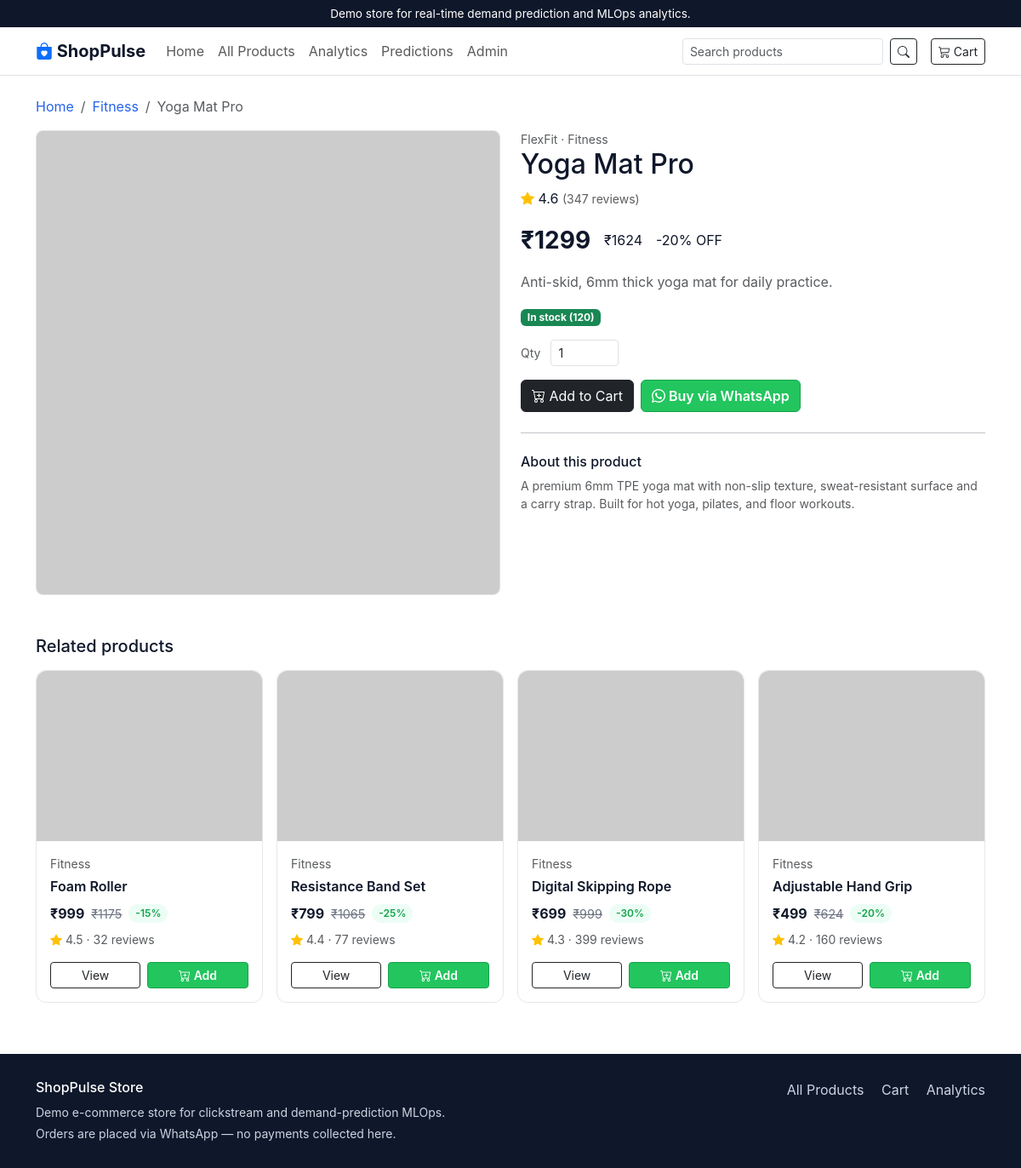
The app's page /product/yoga-mat-pro with its own data.
### models.py (models this page shows, shortened)
class Product(db.Model):
    __tablename__ = "products"
    id = db.Column(db.Integer, primary_key=True)
    sku = db.Column(db.String(64), unique=True, nullable=False, index=True)
    name = db.Column(db.String(200), nullable=False)
    slug = db.Column(db.String(220), unique=True, nullable=False, index=True)
    category = db.Column(db.String(80), nullable=False, index=True)
    subcategory = db.Column(db.String(80))
    brand = db.Column(db.String(80))
    description = db.Column(db.Text)
    short_description = db.Column(db.String(300))
    price = db.Column(db.Float, nullable=False)
    compare_at_price = db.Column(db.Float)
    discount_percent = db.Column(db.Integer, default=0)
    stock_quantity = db.Column(db.Integer, default=0)
    image_url = db.Column(db.String(400))
    rating = db.Column(db.Float, default=0.0)
    review_count = db.Column(db.Integer, default=0)
    is_featured = db.Column(db.Boolean, default=False)
    is_active = db.Column(db.Boolean, default=True)
    created_at = db.Column(db.DateTime, default=datetime.utcnow)
    updated_at = db.Column(db.DateTime, default=datetime.utcnow, onupdate=datetime.utcnow)

### app.py (the view)
    @app.route("/product/<slug>")
    def product_detail(slug):
        p = Product.query.filter_by(slug=slug, is_active=True).first()
        if not p:
            abort(404)
        related = (
            Product.query.filter(
                Product.category == p.category,
                Product.id != p.id,
                Product.is_active.is_(True),
            )
            .order_by(Product.rating.desc())
            .limit(4)
            .all()
        )
        return render_template("product_detail.html", product=p, related=related,
                               whatsapp_number=app.config["WHATSAPP_NUMBER"])

### templates/product_detail.html (shortened to what this page needs)
{% extends 'base.html' %}
{% block content %}
<nav aria-label="breadcrumb">
  <ol class="breadcrumb small">
    <li class="breadcrumb-item"><a href="{{ url_for('index') }}">Home</a></li>
    <li class="breadcrumb-item">
      <a href="{{ url_for('category', slug=product.category | lower | replace(' ', '-')) }}">{{ product.category }}</a>
    </li>
    <li class="breadcrumb-item active">{{ product.name }}</li>
  </ol>
</nav>
<div class="row g-4">
  <div class="col-md-6">
    <img src="{{ product.image_url }}" alt="{{ product.name }}" class="img-fluid rounded-3 border">
  </div>
  <div class="col-md-6">
    <div class="text-muted small">{{ product.brand }} &middot; {{ product.category }}</div>
    <h2 class="mb-2">{{ product.name }}</h2>
    <div class="mb-2">
      <i class="bi bi-star-fill text-warning"></i> {{ "%.1f"|format(product.rating or 0) }}
      <span class="text-muted small">({{ product.review_count }} reviews)</span>
    </div>
    <div class="d-flex align-items-center gap-3 my-3">
      <span class="fs-3 fw-bold">₹{{ product.price | int }}</span>
      {% if product.compare_at_price %}
        <span class="compare">₹{{ product.compare_at_price | int }}</span>
      {% endif %}
      {% if product.discount_percent %}
        <span class="discount-pill">-{{ product.discount_percent }}% OFF</span>
      {% endif %}
    </div>
    <p class="text-muted">{{ product.short_description }}</p>
    <div class="mb-3">
      {% if product.stock_quantity > 0 %}
        <span class="badge text-bg-success">In stock ({{ product.stock_quantity }})</span>
      {% else %}
        <span class="badge text-bg-danger">Out of stock</span>
      {% endif %}
    </div>
    <div class="d-flex align-items-center gap-2 mb-3">
      <label class="small text-muted me-1">Qty</label>
      <input type="number" id="qty" class="form-control form-control-sm" style="width: 80px;" value="1" min="1" max="{{ product.stock_quantity or 1 }}">
    </div>
    <div class="d-flex gap-2 flex-wrap">
      <button class="btn btn-dark"
              data-add-to-cart
              data-product-id="{{ product.id }}"
              data-product-sku="{{ product.sku }}"
              data-product-name="{{ product.name }}"
              data-product-slug="{{ product.slug }}"
              data-product-price="{{ product.price }}"
              data-product-image="{{ product.image_url }}"
              data-product-category="{{ product.category }}"
              data-qty-from="#qty">
        <i class="bi bi-cart-plus"></i> Add to Cart
      </button>
      <button class="btn btn-wa" id="buyOnWhatsApp"
              data-product-id="{{ product.id }}"
              data-product-name="{{ product.name }}"
              data-product-price="{{ product.price }}">
        <i class="bi bi-whatsapp"></i> Buy via WhatsApp
      </button>
    </div>
    <hr class="my-4">
    <h6>About this product</h6>
    <p class="text-muted small">{{ product.description }}</p>
  </div>
</div>
{% if related %}
<section class="mt-5">
  <h5 class="mb-3">Related products</h5>
  <div class="row g-3">
    {% for product in related %}
      <div class="col-12 col-sm-6 col-md-3"
           data-track-impression
           data-product-id="{{ product.id }}"
           data-product-sku="{{ product.sku }}"
           data-product-category="{{ product.category }}"
           data-related="1">
        {% include 'partials/product_card.html' %}
      </div>
    {% endfor %}
  </div>
</section>
{% endif %}
{% endblock %}

### templates/partials/product_card.html
<div class="card-product d-flex flex-column">
  <a href="{{ url_for('product_detail', slug=product.slug) }}"
     class="text-decoration-none text-reset"
     data-track-product-click
     data-product-id="{{ product.id }}"
     data-product-sku="{{ product.sku }}"
     data-product-category="{{ product.category }}">
    <img src="{{ product.image_url }}" alt="{{ product.name }}" class="product-img">
  </a>
  <div class="p-3 d-flex flex-column flex-grow-1">
    <div class="small text-muted mb-1">{{ product.category }}</div>
    <a class="text-reset text-decoration-none mb-2" href="{{ url_for('product_detail', slug=product.slug) }}">
      <div class="fw-semibold">{{ product.name }}</div>
    </a>
    <div class="d-flex align-items-center gap-2 mb-2">
      <span class="price">₹{{ product.price | int }}</span>
      {% if product.compare_at_price %}
        <span class="compare">₹{{ product.compare_at_price | int }}</span>
      {% endif %}
      {% if product.discount_percent %}
        <span class="discount-pill">-{{ product.discount_percent }}%</span>
      {% endif %}
    </div>
    <div class="small text-muted mb-3">
      <i class="bi bi-star-fill text-warning"></i> {{ "%.1f"|format(product.rating or 0) }}
      &middot; {{ product.review_count }} reviews
    </div>
    <div class="mt-auto d-flex gap-2">
      <a href="{{ url_for('product_detail', slug=product.slug) }}" class="btn btn-sm btn-outline-dark flex-grow-1">View</a>
      <button type="button" class="btn btn-sm btn-wa flex-grow-1"
              data-add-to-cart
              data-product-id="{{ product.id }}"
              data-product-sku="{{ product.sku }}"
              data-product-name="{{ product.name }}"
              data-product-slug="{{ product.slug }}"
              data-product-price="{{ product.price }}"
              data-product-image="{{ product.image_url }}"
              data-product-category="{{ product.category }}">
        <i class="bi bi-cart-plus"></i> Add
      </button>
    </div>
  </div>
</div>

### static/css/style.css (style rules this page uses)
:root { --sp-navy: #0f172a; --sp-navy-soft: #1e293b; --sp-blue: #2563eb; --sp-green: #22c55e; --sp-green-dark: #16a34a; --sp-bg: #ffffff; --sp-section: #f5f7fa; --sp-border: #e5e7eb; --sp-muted: #6b7280; }
body { background: var(--sp-bg); color: var(--sp-navy); font-family: -apple-system, BlinkMacSystemFont, "Segoe UI", Roboto, "Helvetica Neue", Arial, sans-serif; }
a { color: var(--sp-blue); text-decoration: none; }
.btn-wa, .btn-wa:hover, .btn-wa:focus { background-color: var(--sp-green); border-color: var(--sp-green-dark); color: #fff; font-weight: 600; }
.card-product { border: 1px solid var(--sp-border); border-radius: 12px; transition: box-shadow .15s ease, transform .15s ease; background: #fff; height: 100%; }
.card-product .product-img { width: 100%; height: 200px; object-fit: cover; border-top-left-radius: 12px; border-top-right-radius: 12px; background: var(--sp-section); }
.card-product .price { font-weight: 700; color: var(--sp-navy); }
.card-product .compare { color: var(--sp-muted); text-decoration: line-through; font-size: .9rem; }
.card-product .discount-pill { background: #ecfdf5; color: var(--sp-green-dark); padding: 2px 8px; border-radius: 999px; font-size: .75rem; font-weight: 600; }

### records on screen
Product: category "Fitness", name "Yoga Mat Pro", brand "FlexFit", rating "4.6", review_count "347", price "1299", compare_at_price "1624", discount_percent "20", short_description "Anti-skid, 6mm thick yoga mat for daily practice.", stock_quantity "120", description "A premium 6mm TPE yoga mat with non-slip texture, sweat-resistant surface and a carry strap. Built for hot yoga, pilates, and floor workouts."
Product: category "Fitness", name "Foam Roller", price "999", compare_at_price "1175", discount_percent "15", rating "4.5", review_count "32"
Product: category "Fitness", name "Resistance Band Set", price "799", compare_at_price "1065", discount_percent "25", rating "4.4", review_count "77"
Product: category "Fitness", name "Digital Skipping Rope", price "699", compare_at_price "999", discount_percent "30", rating "4.3", review_count "399"
Product: category "Fitness", name "Adjustable Hand Grip", price "499", compare_at_price "624", discount_percent "20", rating "4.2", review_count "160"
